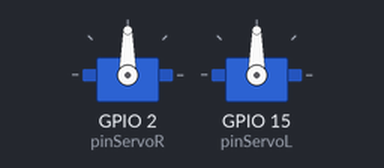
The program below on a simulated ESP32. On the bench: 2 × servo. WiFi joins after 1.5 s; servers stay silent unless stated; what the program prints to the serial monitor is not drawn.

Above: at 2.2 s.
Timing chart, 0 to 3.9 s (numbered marks = the images above):
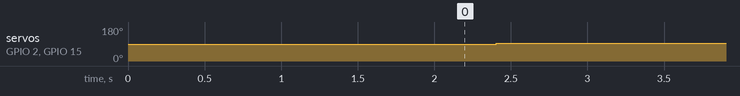

The program:

main.cpp
```cpp
//CODIGO PARA ARAÑA LIDER COM6
#include <Arduino.h>
#include <esp_now.h>
#include <WiFi.h>
//#include <WebServer.h>
#include "ESPAsyncWebServer.h"
#include <WiFiClient.h>
#include <WiFiClientSecure.h>
#include <HTTPClient.h>
#include <ESP32Servo.h>
#include <iostream>
#include <string>
#include <cstdlib>


Servo servoL;
Servo servoR;
int pinServoL=15;
int pinServoR=2;
float angleRoll;
float anglePitch;
String rollRequest;
String pitchRequest;

AsyncWebServer server(80);

const char* ssid = "ESP32 - Access Point";
const char* password = "123456789";

const char* ssid2 = "Lider Access Point";
const char* password2 = "123456789";

//Your IP address or domain name with URL path
const char* serverNameRoll = "http://192.168.4.1/obtenerRoll";
const char* serverNamePitch = "http://192.168.4.1/obtenerPitch";

//direcciones macAdress de las 2 arañas seguidoras
uint8_t receiverAddress2[]={0x44, 0x17, 0x93, 0xF9, 0x34, 0x10};
uint8_t receiverAddress3[]={0xE8, 0x31, 0xCD, 0xD7, 0x1F, 0x60};

String sentRollAngle(){
  String response = String(angleRoll);
  return response;
  //server.send(200,"text/plain",response);
}

String sentPitchAngle(){
  String response = String(anglePitch);
  return response;
  //server.send(200,"text/plain", response);
}


void girarDerecha(){
  servoR.writeMicroseconds(1500);
  servoL.writeMicroseconds(1700); // 1.7 ms -> counterclockwis
 // Serial.print(" Pitch Angle [°] ");
 // Serial.print(KalmanAnglePitch);
  Serial.println(" La araña gira hacia la derecha.....");
}

void girarIzquierda(){
  servoL.writeMicroseconds(1500);
  servoR.writeMicroseconds(1300);
 // Serial.print(" Pitch Angle [°] ");
 // Serial.print(KalmanAnglePitch);
  Serial.println(" La araña gira hacia la izquierda.....");
}

void atras(){
  servoR.writeMicroseconds(1700); // 1.7 ms -> counterclockwise
  servoL.writeMicroseconds(1300); // 1.3 ms -> clockwise
 // Serial.print("Roll Angle [°] ");
//  Serial.print(KalmanAngleRoll);
  Serial.println(" La araña se mueve hacia atrás.....");
}

void adelante(){
  servoR.writeMicroseconds(1300); // 1.7 ms -> clockwise
  servoL.writeMicroseconds(1700); // 1.3 ms -> counterclockwise
 // Serial.print("Roll Angle [°] ");
 // Serial.print(KalmanAngleRoll);
  Serial.println(" La araña se mueve hacia adelante.....");
}

void stop(){
  servoR.writeMicroseconds(1500);
  servoL.writeMicroseconds(1500);
 // Serial.print("Roll Angle [°] ");
 // Serial.print(KalmanAngleRoll);
 // Serial.print(" Pitch Angle [°] ");
 // Serial.println(KalmanAnglePitch);
  Serial.println(" La araña no se mueve.....");
}

String httpGETRequest(const char* serverName) {
  HTTPClient http;

  // Your IP address with path or Domain name with URL path
  http.begin(serverName);

  // Send HTTP POST request
  int httpResponseCode = http.GET();

  String payload = "--";

  if (httpResponseCode>0) {
    Serial.print("HTTP Response code: ");
    Serial.println(httpResponseCode);
    payload = http.getString();
  }
  else {
    Serial.print("Error code: ");
    Serial.println(httpResponseCode);
  }
  // Free resources
  http.end();

  return payload;
}

void setup() {
  // Initialize Serial Monitor
  Serial.begin(115200);

  WiFi.mode(WIFI_AP);
  WiFi.softAP(ssid2, password2);

  Serial.print("Leader AP Ip address:");
  Serial.println(WiFi.softAPIP());

  server.on("/rollLider",HTTP_GET, [] (AsyncWebServerRequest *request){
    request->send_P(200, "text/plain",sentRollAngle().c_str());
  });
  server.on("/pitchLider",HTTP_GET,[](AsyncWebServerRequest *request){
    request->send_P(200,"text/plain",sentPitchAngle().c_str());
  });

  server.begin();

  WiFi.begin(ssid, password);
  Serial.println("Connecting to the glove AP network...");
  int cnt=0;
  while(WiFi.status() != WL_CONNECTED and cnt<8) {
    delay(1000);
    Serial.print(".");
    cnt++;
  }
  Serial.println("");
  Serial.print("Connected to WiFi network with IP Address: ");
  Serial.println(WiFi.localIP());

  servoR.attach(pinServoR);
  servoL.attach(pinServoL);
 // servoR.writeMicroseconds(1500); // 1500 -> stay-still
 // servoL.writeMicroseconds(1500);
}


void loop() {
  if(WiFi.status()== WL_CONNECTED ){
    rollRequest= httpGETRequest(serverNameRoll);
    pitchRequest = httpGETRequest(serverNamePitch);

    angleRoll = strtof(rollRequest.c_str(), nullptr);
    std::cout << angleRoll << std::endl;


    anglePitch = strtof(pitchRequest.c_str(), nullptr);
    std::cout << anglePitch << std::endl;

    Serial.print("Roll angle received: ");
    Serial.println(angleRoll);
    Serial.print("Pitch angle received: ");
    Serial.println(anglePitch);
  }

  else {
      Serial.println("WiFi Disconnected");
    }

  if((angleRoll>10)&(angleRoll<80)){
    adelante();
  }
  else if((angleRoll<-10)&(angleRoll>-80)){
    atras();
  }
  else if((anglePitch>10)&(anglePitch<80)){
    girarIzquierda();
  }
  else if((anglePitch<-10)&(anglePitch>-80)){
    girarDerecha();
  }

  else{
    stop();
  }

  //delay(50);
}
```

Measured:
- by itself, servo on GPIO 2 (pinServoR), servo on GPIO 15 (pinServoL): 90° → 93° at 2.4 s
